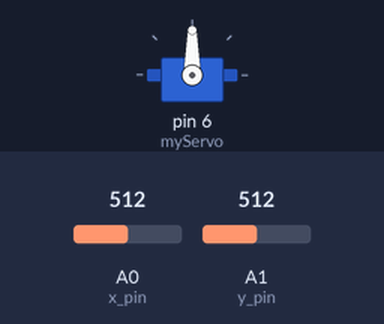
Simulated run of this sketch. Board: Arduino Uno, built with avr-gcc and run on an emulated ATmega328P. Parts: servo. Inputs (shaded band) come from the test bench; at power-on: A0 (x_pin) = 512, A1 (y_pin) = 512. What the sketch prints to the serial monitor is not drawn.

Above: at 1.2 s.
1.3 s: A0 (x_pin) set to 105
At 2.0 s:
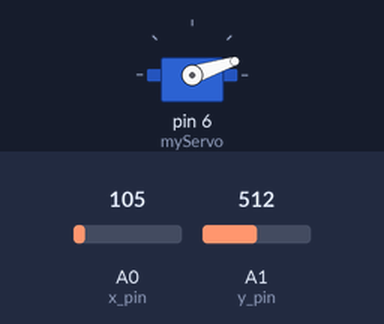
2.8 s: A0 (x_pin) set to 95
At 3.4 s:
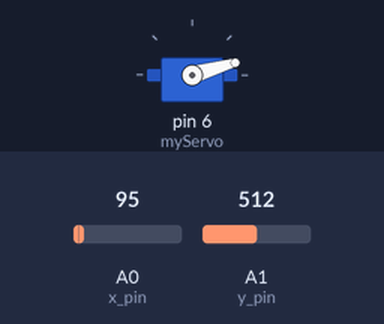
4.5 s: A0 (x_pin) set to 122
At 5.6 s:
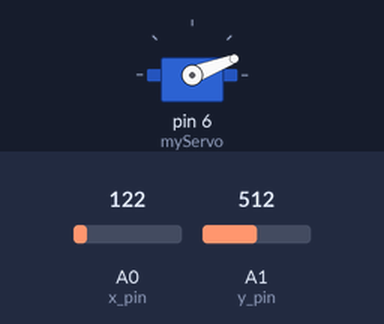
6.0 s: A0 (x_pin) set to 981
At 7.0 s:
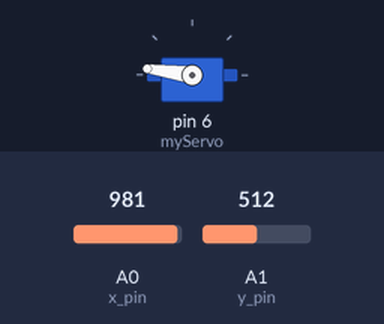
7.5 s: A0 (x_pin) set to 1012
At 7.9 s:
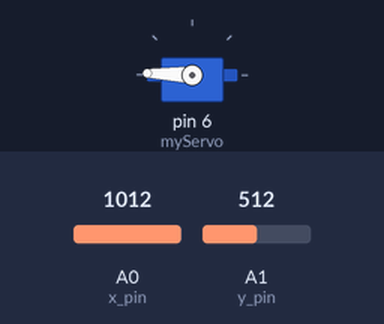
9.3 s: A1 (y_pin) set to 106
11.1 s: A1 (y_pin) set to 89
Timing chart, 0 to 14.1 s (numbered marks = the images above; inputs shaded):
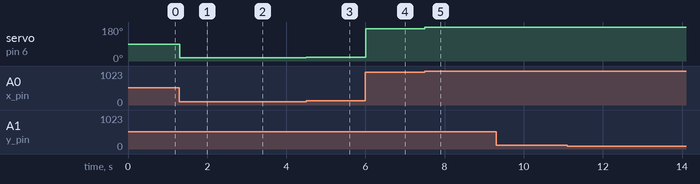

The sketch:

motorControlByJoystick.ino
```cpp
#include <Servo.h>
#define x_pin A0
#define y_pin A1
#define hardcoded_vcc1 A2
#define hardcoded_gnd1 A3

Servo myServo;

void setup() {

 Serial.begin(9600);
 pinMode(hardcoded_vcc1,OUTPUT);
 pinMode(hardcoded_gnd1, OUTPUT);
 digitalWrite(hardcoded_vcc1, HIGH);
 digitalWrite(hardcoded_gnd1, LOW);
 myServo.attach(6);
}
void loop() {
  int x_val=analogRead(x_pin);
  int y_val=analogRead(y_pin);
  int angle=map(x_val,0,1023,0,180);
  myServo.write(angle);
  delay(15);
  Serial.print("X= ");
  Serial.print(x_val);//x value
  Serial.print(", Y= ");
  Serial.print(y_val);//x value
}
```

Measured:
- after the input at 1.3 s, servo on pin 6 (myServo): 90° → 18° at once
- after the input at 2.8 s, servo on pin 6 (myServo): 18° → 16° at once
- after the input at 4.5 s, servo on pin 6 (myServo): 16° → 21° at once
- after the input at 6.0 s, servo on pin 6 (myServo): 21° → 172° at once
- after the input at 7.5 s, servo on pin 6 (myServo): 172° → 178° at once
- after the input at 9.3 s, every drawn part: stays the same
- after the input at 11.1 s, every drawn part: stays the same
